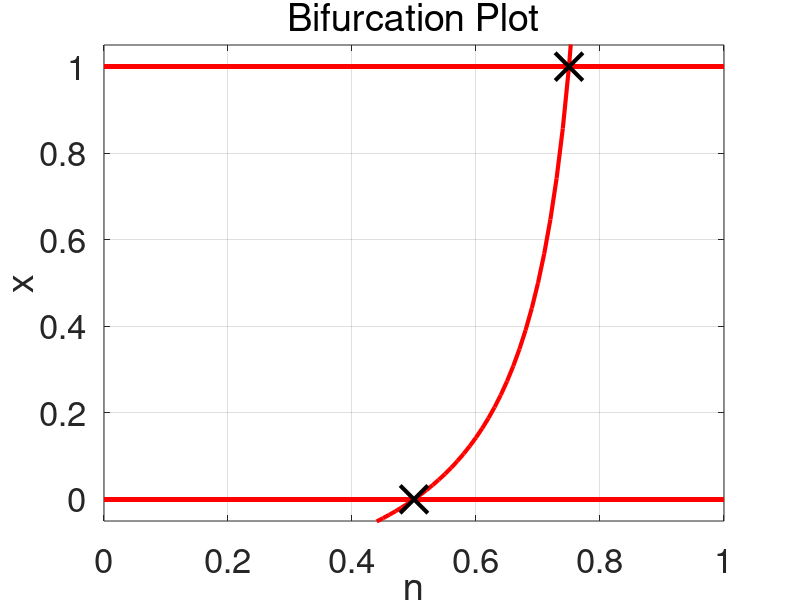

The MATLAB script that drew this image:
n = 0:0.01:1;


x1 = (1-2*n) ./ (6*n-5);
x2 = zeros(length(n));
x3 = ones(length(n));
x1(abs(6*n - 5) < 1e-3) = NaN;
x1(x1>2)=NaN;
x1(x1<-2)=NaN;

figure;
plot(n, x1, 'r', 'LineWidth', 3); hold on
plot(n, x2, 'r', 'LineWidth', 3); hold on
plot(n, x3, 'r', 'LineWidth', 3); hold on
plot(0.5, 0,'x','Markersize', 20, 'Color', 'k', 'LineWidth', 3); hold on
plot(0.75, 1,'x','Markersize', 20, 'Color', 'k', 'LineWidth', 3); hold off
xlabel('n');
ylabel('x');
title('Bifurcation Plot','FontWeight','normal');
set(gca, 'FontSize', 25);
grid on
set(gca, 'YLim', [-0.05 1.05])
